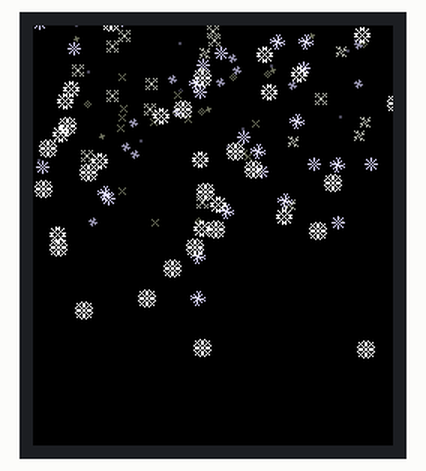
Simulated run of this program. Board: ESP32. On the bench: 240×280 colour display. Random numbers use the default seed unless the program sets one; what the program prints to the serial monitor is not drawn.

Above: at 10.68 s.
At 14.33 s:
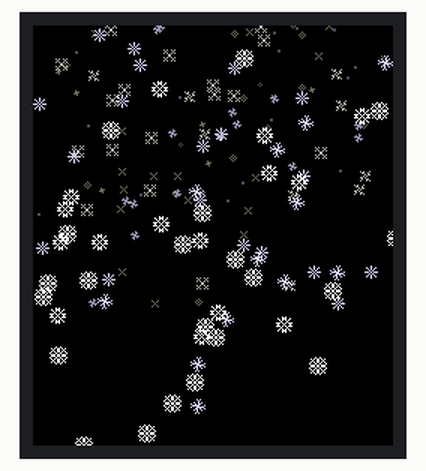
At 17.96 s:
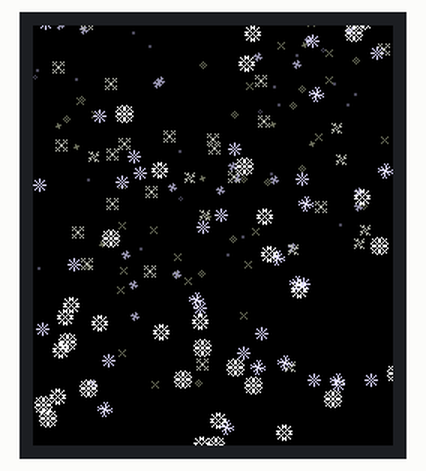
At 25.22 s:
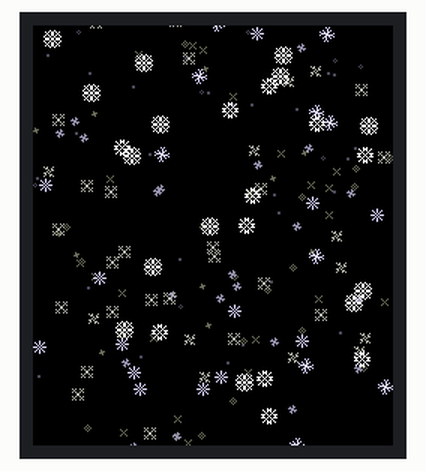
At 32.48 s:
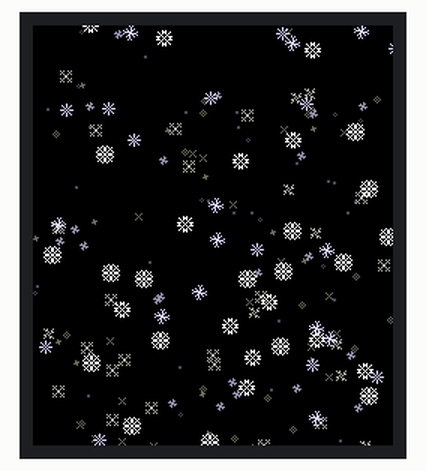
At 39.74 s:
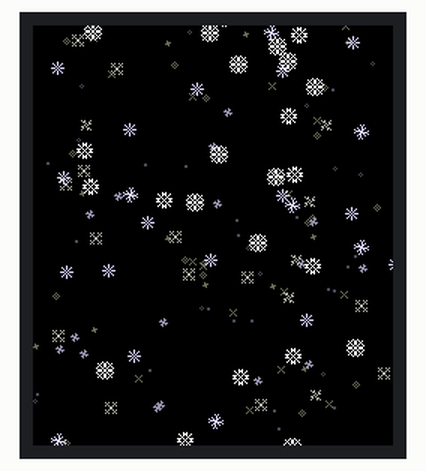

Measured:
- what the display in image 0 shows lasts 0.4 s, from 10.5 s to 10.9 s

The program:

main.cpp
```cpp
#include "main.h"
#include "snowflakes\snowflakes.h"
#include <algorithm> // für std::sort

LGFX tft;
LGFX_Sprite canvas(&tft);

void setup() {
  Serial.begin(115200);
  delay(1000);

  printMemoryInfo();

  tft.begin();
  tft.setRotation(0);
  tft.invertDisplay(false);
  tft.fillScreen(TFT_BLACK);

  canvas.setColorDepth(8); //16bit zu groß für einen Speicherblock
  canvas.createSprite(CANV_W, CANV_H);

  for (int i = 0; i < NUMFLAKES; i++) {
    constexpr uint8_t variants = NUM_SNOWFLAKES; // Define NUM_SNOWFLAKES as the size of snowflakesData
    uint8_t index = random(0, variants);
    schneeflocken[i].x = random(0, CANV_W);
    schneeflocken[i].y = random(-CANV_H, 0);
    schneeflocken[i].size = snowflakesData[index].width; // Access as an array of structs
    schneeflocken[i].bitmap = snowflakesData[index].data;
    schneeflocken[i].geschwindigkeit = map(schneeflocken[i].size, 1, MAX_FLOCKEN_SIZE, 1, 4)+random(2);
    uint8_t col = map(schneeflocken[i].size, 1, MAX_FLOCKEN_SIZE, 50, 255);
    //schneeflocken[i].color = random(0xFFFF);
    schneeflocken[i].color = tft.color565(col, col, col);
  }

  // Schneeflocken sortieren (kleinste zuerst)
  std::sort(schneeflocken, schneeflocken + NUMFLAKES, vergleicheSchneeflocken);

  printMemoryInfo();
}

void loop() {
  unsigned long currentMillis = millis();

  static unsigned long fpsMillis = 0;
  static int fpsCounter = 0;

  zeichneSchneeflocken();

  fpsCounter++;

  if (currentMillis - fpsMillis >= 1000) {
    // Anzahl der Schleifen pro Sekunde ausgeben
    Serial.print(fpsCounter);
    Serial.println(" fps");
    // Zurücksetzen des Zählers und der Zeit
    fpsCounter = 0;
    fpsMillis = currentMillis;
  }
}

void zeichneSchneeflocken() {
  canvas.fillScreen(TFT_BLACK);

  for (int i = 0; i < NUMFLAKES; i++) {
    int16_t x = schneeflocken[i].x;
    int16_t y = schneeflocken[i].y;
    int16_t s = schneeflocken[i].size;

    canvas.drawBitmap(x, y, schneeflocken[i].bitmap, s, s, schneeflocken[i].color);

    // Bewegung updaten
    schneeflocken[i].y += schneeflocken[i].geschwindigkeit;
    uint16_t seed = random(0, 100);
    if (seed < 10) schneeflocken[i].xnext -= random(10);
    else if (seed > 90) schneeflocken[i].xnext += random(10);

    if (schneeflocken[i].y > CANV_H) {
      schneeflocken[i].y = random(-CANV_H, 0);
      schneeflocken[i].x = random(0, CANV_W);
      schneeflocken[i].xnext = schneeflocken[i].x;
    }
  }

  // Sprites auf Display schieben
  canvas.pushSprite(0, 0);
}

/*
void zeichneSchneeflocken() {
  canvas.fillScreen(TFT_BLACK);

  // Schneeflocken zeichnen und bewegen
  for (int i = 0; i < NUMFLAKES; i++) {

    //canvas.fillCircle(schneeflocken[i].x, schneeflocken[i].y, schneeflocken[i].size, schneeflocken[i].color);
    canvas.drawBitmap(schneeflocken[i].x, schneeflocken[i].y, schneeflocken[i].bitmap, schneeflocken[i].size, schneeflocken[i].size, schneeflocken[i].color);
    //canvas.drawPixel(schneeflocken[i].xnext, schneeflocken[i].y, TFT_RED);

    schneeflocken[i].y += schneeflocken[i].geschwindigkeit;

    // Zufällige Bewegung nach links oder
    uint16_t seed = random(0, 100);

    if (seed < 10) {
      schneeflocken[i].xnext -= random(10);
    } else if (seed > 90) {
      schneeflocken[i].xnext += random(10);
    }

    // Wenn die Schneeflocke den Bildschirm verlässt, von der anderen Seite wieder erscheinen
    if (schneeflocken[i].y > CANV_H ) {
      schneeflocken[i].y = random(-CANV_H, 0);  // Von oben starten
      schneeflocken[i].x = random(0, CANV_W);
      schneeflocken[i].xnext = schneeflocken[i].x;
    }

    if (schneeflocken[i].x > CANV_W) {
      schneeflocken[i].x = 0;
    }
    if (schneeflocken[i].x <= 0) {
      schneeflocken[i].x = CANV_W;
    }

    if (schneeflocken[i].xnext > CANV_W | schneeflocken[i].xnext <= 0) {
      schneeflocken[i].xnext = schneeflocken[i].x;
    }

    if(schneeflocken[i].x < schneeflocken[i].xnext) {
      schneeflocken[i].x++;
    }
    if(schneeflocken[i].x > schneeflocken[i].xnext) {
      schneeflocken[i].x--;
    }
  }

  canvas.pushSprite(0, 0);
}
*/
// Vergleichsfunktion für std::sort
bool vergleicheSchneeflocken(const Schneeflocke &a, const Schneeflocke &b) {
  return a.size < b.size;
}

void printMemoryInfo() {

  if (psramFound())
  {
      Serial.printf("PSRAM Größe: %d bytes\n", ESP.getPsramSize());
      Serial.printf("Freier PSRAM: %d bytes\n", ESP.getFreePsram());
  }
  else
  {
      Serial.println("Kein PSRAM vorhanden");
  }

  Serial.printf("SRAM Größe: %d bytes\n", ESP.getHeapSize());
  Serial.printf("Freier SRAM: %d bytes\n", ESP.getFreeHeap());
  Serial.printf("Largest DMA block: %d bytes\n", heap_caps_get_largest_free_block(MALLOC_CAP_DMA));

}
```

LGFX_SPI_ST7789.h
```cpp
#pragma once
#include <LovyanGFX.hpp>

// Klasse für dein Display
class LGFX : public lgfx::LGFX_Device
{
  lgfx::Panel_ST7789 _panel_instance;
  lgfx::Bus_SPI _bus_instance;

public:
  LGFX(void)
  {
    {
      auto cfg = _bus_instance.config();

      cfg.spi_host =    SPI2_HOST;
      cfg.spi_mode =    0;
      cfg.freq_write =  60000000;
      cfg.freq_read =   20000000;
      cfg.spi_3wire =   false;
      cfg.use_lock =    true;
      cfg.dma_channel = 1;
      cfg.pin_sclk =    18;         // SPI Clock Pin
      cfg.pin_mosi =    23;         // SPI MOSI Pin
      cfg.pin_miso =    19;         // SPI MISO Pin
      cfg.pin_dc =      2;          // DC Pin

      _bus_instance.config(cfg);
      _panel_instance.setBus(&_bus_instance);
    }

    {
      auto cfg = _panel_instance.config();

      cfg.pin_cs =            5;    // CS Pin
      cfg.pin_rst =           4;    // Reset Pin
      cfg.pin_busy =         -1;

      cfg.memory_width =      240;
      cfg.memory_height =     320;
      cfg.panel_width =       240;
      cfg.panel_height =      280;
      cfg.offset_x =          0;
      cfg.offset_y =          20;
      cfg.offset_rotation =   0;
      cfg.dummy_read_pixel =  8;
      cfg.dummy_read_bits =   1;
      cfg.readable =          false;
      cfg.invert =            true;
      cfg.rgb_order =         false;
      cfg.dlen_16bit =        false;
      cfg.bus_shared =        true;

      _panel_instance.config(cfg);
    }

    setPanel(&_panel_instance);
  }
};
```

main.h
```cpp
#ifndef MAIN_H
#define MAIN_H

#include <Arduino.h>
//#include "LGFX_SPI_ILI9341.h" //Display-Konfiguration
#include "LGFX_SPI_ST7789.h"
#include "esp_heap_caps.h"

// Canvas-Größe
#define CANV_W 240
#define CANV_H 280

// Schneeflocken-Parameter
#define NUMFLAKES 250
#define MAX_FLOCKEN_SIZE 12
#define NUM_SNOWFLAKES 12

// Globale Variablen
extern LGFX tft;
extern LGFX_Sprite canvas;

struct Schneeflocke {
  int16_t x;
  int16_t y;
  uint16_t xnext;

  uint8_t size;
  int8_t geschwindigkeit;
  uint16_t color;
  const uint8_t *bitmap;
};

// Array für Schneeflocken
Schneeflocke schneeflocken[NUMFLAKES];

// Funktionsdeklarationen
//void zeichneSchneeflocken(const uint8_t *bitmap[], uint16_t w, uint16_t h);
void zeichneSchneeflocken();
bool vergleicheSchneeflocken(const Schneeflocke &a, const Schneeflocke &b);

void printMemoryInfo();

#endif
//EOF
```

10x10.h
```cpp
/*******************************************************************************
* generated by lcd-image-converter rev.e3ba1ed from 2025-01-31 18:27:03 +0500
* image
* filename: unsaved
* name: 10x10
*
* preset name: Monochrome
* data block size: 8 bit(s), uint8_t
* RLE compression enabled: no
* conversion type: Monochrome, Edge 128
* split to rows: yes
* bits per pixel: 1
*
* preprocess:
*  main scan direction: top_to_bottom
*  line scan direction: forward
*  inverse: no
*******************************************************************************/


#ifndef TIMAGE_DEFINED
#define TIMAGE_DEFINED
typedef struct {
    const uint8_t *data;
    uint16_t width;
    uint16_t height;
    uint8_t dataSize;
} tImage;
#endif

#include <stdint.h>


static const uint8_t image_data_10x10[20] = {
    // ∙∙∙∙█∙█∙∙∙
    // ∙∙∙∙∙█∙∙∙∙
    // ∙∙█∙∙█∙█∙∙
    // █∙∙█∙██∙∙∙
    // ∙█████∙∙∙█
    // █∙∙∙█████∙
    // ∙∙∙██∙█∙∙█
    // ∙∙█∙█∙∙█∙∙
    // ∙∙∙∙█∙∙∙∙∙
    // ∙∙∙█∙█∙∙∙∙
    0x0a, 0x00, 0x04, 0x00, 0x25, 0x00, 0x96, 0x00,
    0x7c, 0x40, 0x8f, 0x80, 0x1a, 0x40, 0x29, 0x00,
    0x08, 0x00, 0x14, 0x00
};
const tImage flake10 = { image_data_10x10, 10, 10, 8 };
```

11x11.h
```cpp
/*******************************************************************************
* generated by lcd-image-converter rev.e3ba1ed from 2025-01-31 18:27:03 +0500
* image
* filename: unsaved
* name: 11x11
*
* preset name: Monochrome
* data block size: 8 bit(s), uint8_t
* RLE compression enabled: no
* conversion type: Monochrome, Edge 128
* split to rows: yes
* bits per pixel: 1
*
* preprocess:
*  main scan direction: top_to_bottom
*  line scan direction: forward
*  inverse: no
*******************************************************************************/


#ifndef TIMAGE_DEFINED
#define TIMAGE_DEFINED
typedef struct {
    const uint8_t *data;
    uint16_t width;
    uint16_t height;
    uint8_t dataSize;
} tImage;
#endif

#include <stdint.h>


static const uint8_t image_data_11x11[22] = {
    // ∙∙∙∙█∙█∙∙∙∙
    // ∙█∙∙███∙∙█∙
    // ∙∙█∙█∙█∙█∙∙
    // ∙∙∙█∙∙∙█∙∙∙
    // ███∙█∙█∙███
    // ∙█∙∙∙█∙∙∙█∙
    // ███∙█∙█∙███
    // ∙∙∙█∙∙∙█∙∙∙
    // ∙∙█∙█∙█∙█∙∙
    // ∙█∙∙███∙∙█∙
    // ∙∙∙∙█∙█∙∙∙∙
    0x0a, 0x00, 0x4e, 0x40, 0x2a, 0x80, 0x11, 0x00,
    0xea, 0xe0, 0x44, 0x40, 0xea, 0xe0, 0x11, 0x00,
    0x2a, 0x80, 0x4e, 0x40, 0x0a, 0x00
};
const tImage flake11 = { image_data_11x11, 11, 11, 8 };
```

12x12.h
```cpp
/*******************************************************************************
* generated by lcd-image-converter rev.e3ba1ed from 2025-01-31 18:27:03 +0500
* image
* filename: unsaved
* name: 12x12
*
* preset name: Monochrome
* data block size: 8 bit(s), uint8_t
* RLE compression enabled: no
* conversion type: Monochrome, Edge 128
* split to rows: yes
* bits per pixel: 1
*
* preprocess:
*  main scan direction: top_to_bottom
*  line scan direction: forward
*  inverse: no
*******************************************************************************/


#ifndef TIMAGE_DEFINED
#define TIMAGE_DEFINED
typedef struct {
    const uint8_t *data;
    uint16_t width;
    uint16_t height;
    uint8_t dataSize;
} tImage;
#endif

#include <stdint.h>


static const uint8_t image_data_12x12[24] = {
    // ∙∙∙∙█∙∙█∙∙∙∙
    // ∙█∙█∙██∙█∙█∙
    // ∙∙█∙∙██∙∙█∙∙
    // ∙█∙█∙██∙█∙█∙
    // █∙∙∙█∙∙█∙∙∙█
    // ∙███∙██∙███∙
    // ∙███∙██∙███∙
    // █∙∙∙█∙∙█∙∙∙█
    // ∙█∙█∙██∙█∙█∙
    // ∙∙█∙∙██∙∙█∙∙
    // ∙█∙█∙██∙█∙█∙
    // ∙∙∙∙█∙∙█∙∙∙∙
    0x09, 0x00, 0x56, 0xa0, 0x26, 0x40, 0x56, 0xa0,
    0x89, 0x10, 0x76, 0xe0, 0x76, 0xe0, 0x89, 0x10,
    0x56, 0xa0, 0x26, 0x40, 0x56, 0xa0, 0x09, 0x00
};
const tImage flake12 = { image_data_12x12, 12, 12, 8 };
```

2x2.h
```cpp
/*******************************************************************************
* generated by lcd-image-converter rev.e3ba1ed from 2025-01-31 18:27:03 +0500
* image
* filename: unsaved
* name: 2x2
*
* preset name: Monochrome
* data block size: 8 bit(s), uint8_t
* RLE compression enabled: no
* conversion type: Monochrome, Edge 128
* split to rows: yes
* bits per pixel: 1
*
* preprocess:
*  main scan direction: top_to_bottom
*  line scan direction: forward
*  inverse: no
*******************************************************************************/


#ifndef TIMAGE_DEFINED
#define TIMAGE_DEFINED
typedef struct {
    const uint8_t *data;
    uint16_t width;
    uint16_t height;
    uint8_t dataSize;
} tImage;
#endif

#include <stdint.h>


static const uint8_t image_data_2x2[2] = {
    // ██
    // ██
    0xc0, 0xc0
};
const tImage flake2 = { image_data_2x2, 2, 2, 8 };
```

3x3.h
```cpp
/*******************************************************************************
* generated by lcd-image-converter rev.e3ba1ed from 2025-01-31 18:27:03 +0500
* image
* filename: unsaved
* name: 3x3
*
* preset name: Monochrome
* data block size: 8 bit(s), uint8_t
* RLE compression enabled: no
* conversion type: Monochrome, Edge 128
* split to rows: yes
* bits per pixel: 1
*
* preprocess:
*  main scan direction: top_to_bottom
*  line scan direction: forward
*  inverse: no
*******************************************************************************/


#ifndef TIMAGE_DEFINED
#define TIMAGE_DEFINED
typedef struct {
    const uint8_t *data;
    uint16_t width;
    uint16_t height;
    uint8_t dataSize;
} tImage;
#endif

#include <stdint.h>


static const uint8_t image_data_3x3[3] = {
    // ∙█∙
    // █∙█
    // ∙█∙
    0x40, 0xa0, 0x40
};
const tImage flake3 = { image_data_3x3, 3, 3, 8 };
```

4x4.h
```cpp
/*******************************************************************************
* generated by lcd-image-converter rev.e3ba1ed from 2025-01-31 18:27:03 +0500
* image
* filename: unsaved
* name: 4x4
*
* preset name: Monochrome
* data block size: 8 bit(s), uint8_t
* RLE compression enabled: no
* conversion type: Monochrome, Edge 128
* split to rows: yes
* bits per pixel: 1
*
* preprocess:
*  main scan direction: top_to_bottom
*  line scan direction: forward
*  inverse: no
*******************************************************************************/


#ifndef TIMAGE_DEFINED
#define TIMAGE_DEFINED
typedef struct {
    const uint8_t *data;
    uint16_t width;
    uint16_t height;
    uint8_t dataSize;
} tImage;
#endif

#include <stdint.h>


static const uint8_t image_data_4x4[4] = {
    // ∙█∙∙
    // ∙███
    // ███∙
    // ∙∙█∙
    0x40, 0x70, 0xe0, 0x20
};
const tImage flake4 = { image_data_4x4, 4, 4, 8 };
```

5x5_1.h
```cpp
/*******************************************************************************
* generated by lcd-image-converter rev.e3ba1ed from 2025-01-31 18:27:03 +0500
* image
* filename: unsaved
* name: 5x5_1
*
* preset name: Monochrome
* data block size: 8 bit(s), uint8_t
* RLE compression enabled: no
* conversion type: Monochrome, Edge 128
* split to rows: yes
* bits per pixel: 1
*
* preprocess:
*  main scan direction: top_to_bottom
*  line scan direction: forward
*  inverse: no
*******************************************************************************/


#ifndef TIMAGE_DEFINED
#define TIMAGE_DEFINED
typedef struct {
    const uint8_t *data;
    uint16_t width;
    uint16_t height;
    uint8_t dataSize;
} tImage;
#endif

#include <stdint.h>


static const uint8_t image_data_5x5_1[5] = {
    // █∙∙∙█
    // ∙█∙█∙
    // ∙∙█∙∙
    // ∙█∙█∙
    // █∙∙∙█
    0x88, 0x50, 0x20, 0x50, 0x88
};
const tImage flake5_1 = { image_data_5x5_1, 5, 5, 8 };
```

5x5_2.h
```cpp
/*******************************************************************************
* generated by lcd-image-converter rev.e3ba1ed from 2025-01-31 18:27:03 +0500
* image
* filename: unsaved
* name: 5x5_2
*
* preset name: Monochrome
* data block size: 8 bit(s), uint8_t
* RLE compression enabled: no
* conversion type: Monochrome, Edge 128
* split to rows: yes
* bits per pixel: 1
*
* preprocess:
*  main scan direction: top_to_bottom
*  line scan direction: forward
*  inverse: no
*******************************************************************************/


#ifndef TIMAGE_DEFINED
#define TIMAGE_DEFINED
typedef struct {
    const uint8_t *data;
    uint16_t width;
    uint16_t height;
    uint8_t dataSize;
} tImage;
#endif

#include <stdint.h>


static const uint8_t image_data_5x5_2[5] = {
    // ∙∙█∙∙
    // ∙█∙█∙
    // █∙█∙█
    // ∙█∙█∙
    // ∙∙█∙∙
    0x20, 0x50, 0xa8, 0x50, 0x20
};
const tImage flake5_2 = { image_data_5x5_2, 5, 5, 8 };
```

6x6.h
```cpp
/*******************************************************************************
* generated by lcd-image-converter rev.e3ba1ed from 2025-01-31 18:27:03 +0500
* image
* filename: unsaved
* name: 6x6
*
* preset name: Monochrome
* data block size: 8 bit(s), uint8_t
* RLE compression enabled: no
* conversion type: Monochrome, Edge 128
* split to rows: yes
* bits per pixel: 1
*
* preprocess:
*  main scan direction: top_to_bottom
*  line scan direction: forward
*  inverse: no
*******************************************************************************/


#ifndef TIMAGE_DEFINED
#define TIMAGE_DEFINED
typedef struct {
    const uint8_t *data;
    uint16_t width;
    uint16_t height;
    uint8_t dataSize;
} tImage;
#endif

#include <stdint.h>


static const uint8_t image_data_6x6[6] = {
    // ∙∙∙█∙∙
    // ∙█∙██∙
    // ████∙∙
    // ∙∙████
    // ∙██∙█∙
    // ∙∙█∙∙∙
    0x10, 0x58, 0xf0, 0x3c, 0x68, 0x20
};
const tImage flake6 = { image_data_6x6, 6, 6, 8 };
```

7x7.h
```cpp
/*******************************************************************************
* generated by lcd-image-converter rev.e3ba1ed from 2025-01-31 18:27:03 +0500
* image
* filename: unsaved
* name: 7x7
*
* preset name: Monochrome
* data block size: 8 bit(s), uint8_t
* RLE compression enabled: no
* conversion type: Monochrome, Edge 128
* split to rows: yes
* bits per pixel: 1
*
* preprocess:
*  main scan direction: top_to_bottom
*  line scan direction: forward
*  inverse: no
*******************************************************************************/


#ifndef TIMAGE_DEFINED
#define TIMAGE_DEFINED
typedef struct {
    const uint8_t *data;
    uint16_t width;
    uint16_t height;
    uint8_t dataSize;
} tImage;
#endif

#include <stdint.h>


static const uint8_t image_data_7x7[7] = {
    // █∙█∙∙∙█
    // ∙██∙∙█∙
    // ∙∙∙█∙██
    // ∙∙█∙█∙∙
    // ██∙█∙∙∙
    // ∙█∙∙██∙
    // █∙∙∙█∙█
    0xa2, 0x64, 0x16, 0x28, 0xd0, 0x4c, 0x8a
};
const tImage flake7 = { image_data_7x7, 7, 7, 8 };
```

8x8.h
```cpp
/*******************************************************************************
* generated by lcd-image-converter rev.e3ba1ed from 2025-01-31 18:27:03 +0500
* image
* filename: unsaved
* name: 8x8
*
* preset name: Monochrome
* data block size: 8 bit(s), uint8_t
* RLE compression enabled: no
* conversion type: Monochrome, Edge 128
* split to rows: yes
* bits per pixel: 1
*
* preprocess:
*  main scan direction: top_to_bottom
*  line scan direction: forward
*  inverse: no
*******************************************************************************/


#ifndef TIMAGE_DEFINED
#define TIMAGE_DEFINED
typedef struct {
    const uint8_t *data;
    uint16_t width;
    uint16_t height;
    uint8_t dataSize;
} tImage;
#endif

#include <stdint.h>


static const uint8_t image_data_8x8[8] = {
    // █∙█∙∙█∙█
    // ∙█∙∙∙∙█∙
    // █∙█∙∙█∙█
    // ∙∙∙██∙∙∙
    // ∙∙∙██∙∙∙
    // █∙█∙∙█∙█
    // ∙█∙∙∙∙█∙
    // █∙█∙∙█∙█
    0xa5, 0x42, 0xa5, 0x18, 0x18, 0xa5, 0x42, 0xa5
};
const tImage flake8 = { image_data_8x8, 8, 8, 8 };
```

Source omitted: 9x9.h (1125 bytes), snowflakes.h (477 bytes)
